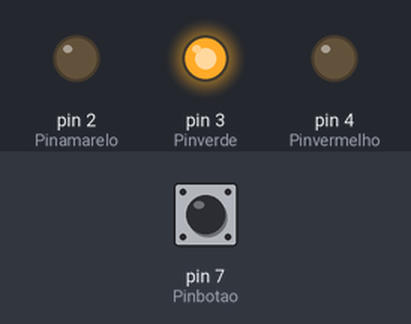
Bench run of a sketch on a simulated Arduino Uno, built with avr-gcc and run on an emulated ATmega328P. On the bench: output pins drawn as LEDs (lit = HIGH). Dashed ring = blinking. The test bench sets the inputs (shaded band); at power-on: pin 7 (Pinbotao) LOW.

Above: at 1.2 s.
1.3 s: pin 7 (Pinbotao) pulled HIGH for 0.15 s
At 1.8 s:
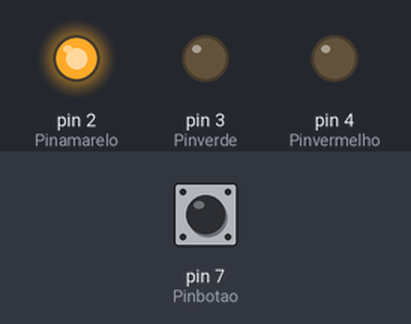
4.4 s: pin 7 (Pinbotao) pulled HIGH for 1 s
At 6.9 s:
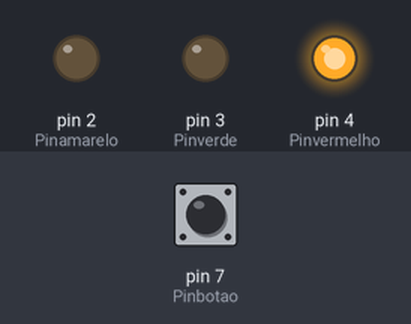
8.1 s: pin 7 (Pinbotao) pulled HIGH for 3.2 s
At 9.5 s:
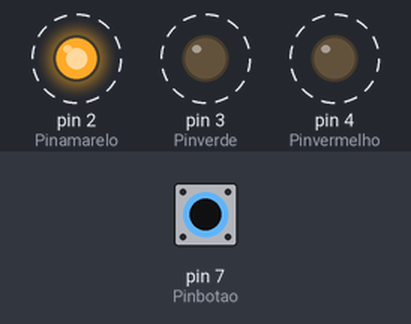
Timing chart, 0 to 14.1 s (numbered marks = the images above; inputs shaded):
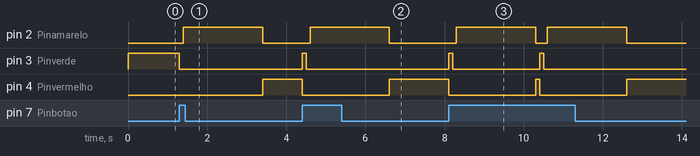

Measured:
- after the input at 1.3 s, pin 2 (Pinamarelo): LOW → HIGH after 0.10 s, → LOW 2.0 s later; pin 3 (Pinverde): HIGH → LOW at once; pin 4 (Pinvermelho): LOW → HIGH after 2.1 s
- after the input at 4.4 s, pin 2 (Pinamarelo): LOW → HIGH after 0.20 s, → LOW 2.0 s later; pin 3 (Pinverde): LOW → HIGH at once, → LOW 0.10 s later; pin 4 (Pinvermelho): HIGH → LOW at once, → HIGH 2.2 s later
- after the input at 8.1 s, pin 2 (Pinamarelo): alternates HIGH for 2.0 s and LOW for 0.30 s, 4 changes in all, then stays LOW, starting after 0.20 s; pin 3 (Pinverde): alternates HIGH for 0.10 s and LOW for 2.2 s, 4 changes in all, then stays LOW, starting at once

The sketch:

semaforo_atualizado.ino
```cpp
int Pinamarelo = 2;
int Pinverde = 3;
int Pinvermelho = 4;
int Pinbotao = 7;

int fasesemaforo;

int estadobotao;

void setup() {
  pinMode(Pinamarelo, OUTPUT);
  pinMode(Pinvermelho, OUTPUT);
  pinMode(Pinverde, OUTPUT);
  pinMode(estadobotao, INPUT);

  fasesemaforo =1;
}

void loop() {

  estadobotao = digitalRead(Pinbotao);


  if(estadobotao ==  HIGH )
  {
   if(fasesemaforo < 3)
   {
     fasesemaforo = fasesemaforo +1;
    }
   else
   {
     fasesemaforo = 1;
   }
  }


  if(fasesemaforo == 1)
  {

    digitalWrite(Pinverde, HIGH);
    digitalWrite(Pinamarelo, LOW);
    digitalWrite(Pinvermelho, LOW);

  }


 if(fasesemaforo == 2)
 {
  digitalWrite(Pinverde, LOW);
  digitalWrite(Pinvermelho, LOW);
  delay(100);

  digitalWrite(Pinamarelo, HIGH);
  delay(2000);

  fasesemaforo = fasesemaforo + 1;
 }
 if(fasesemaforo == 3)
 {
  digitalWrite(Pinvermelho, HIGH);
  digitalWrite(Pinverde, LOW);
  digitalWrite(Pinamarelo, LOW);
 }
delay(100);
}
```
